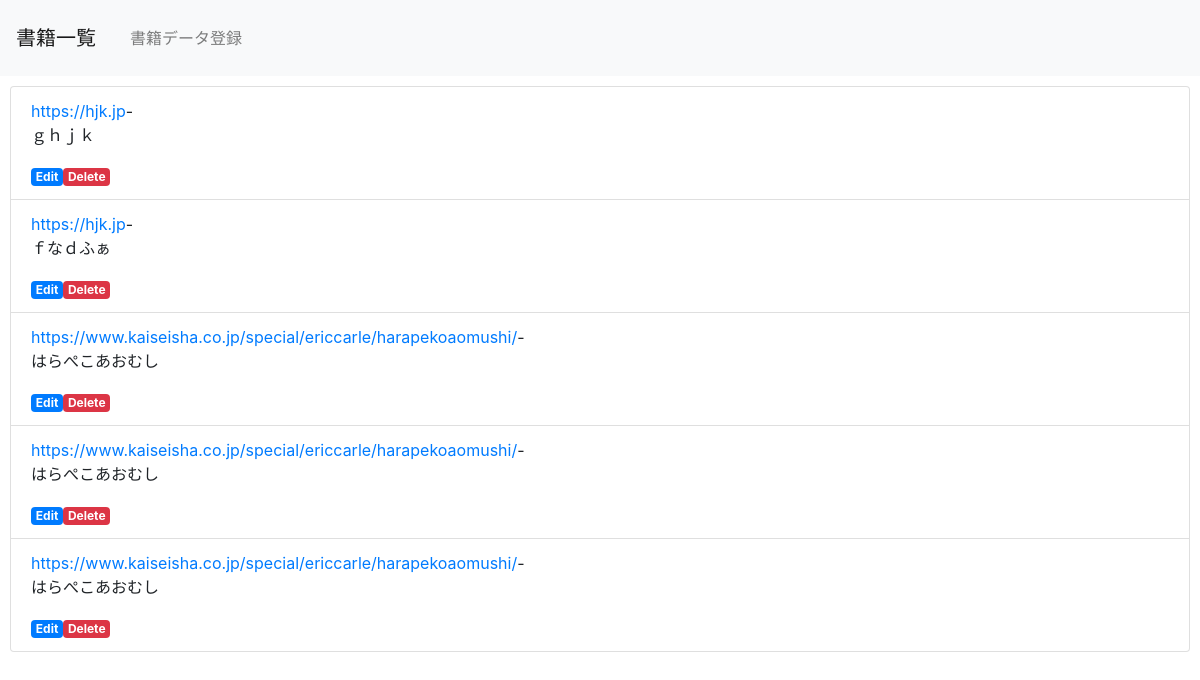
Screenshot of /kadai1/select.php with the database file from the repository.
### tables this page shows
CREATE TABLE `gs_bm_table` (
  `id` int(12) NOT NULL,
  `name` varchar(64) NOT NULL,
  `url` text NOT NULL,
  `comment` text NOT NULL,
  `indate` datetime NOT NULL
);

### kadai1/select.php (the view, shortened to what this page needs)
<?php
$pdo = connectToDb();
$sql = 'SELECT*FROM gs_bm_table';
$stmt = $pdo->prepare($sql);
$status = $stmt->execute();
$view = '';
if ($status == false) {
  $error = $stmt->errorInfo();
  exit('sqlError:' . $error[2]);
} else {
  while ($result = $stmt->fetch(PDO::FETCH_ASSOC)) {
    $view .= '<li class="list-group-item">';
    $view .= '<a href="' . $result['url'] . '">' . $result['url'] . '</a>' . '-' . '<p>' . $result['name'] . '</p>';
    $view .= '<a href="detail.php?id=' . $result['id'] . '" class="badge badge-primary">Edit</a>';
    $view .= '<a href="delete.php?id=' . $result['id'] . '" class="badge badge-danger">Delete</a>';
    $view .= '</li>';
  }
}
?>
<!DOCTYPE html>
<html lang="ja">
<head>
  <link rel="stylesheet" href="https://stackpath.bootstrapcdn.com/bootstrap/4.2.1/css/bootstrap.min.css">
</head>
<body>
  <header>
    <nav class="navbar navbar-expand-lg navbar-light bg-light">
      <a class="navbar-brand" href="#">書籍一覧</a>
      <div class="collapse navbar-collapse" id="navbarNav">
        <ul class="navbar-nav">
          <li class="nav-item">
            <a class="nav-link" href="index.php">書籍データ登録</a>
          </li>
        </ul>
      </div>
    </nav>
  </header>
  <div>
    <ul class="list-group">
      <?= $view ?>
    </ul>
  </div>
</body>
</html>

### kadai1/select.php (style rules this page uses)
div { padding: 10px; font-size: 16px; }

### rows the page displays
gs_bm_table: url "https://hjk.jp", name "ｇｈｊｋ"
gs_bm_table: url "https://hjk.jp", name "ｆなｄふぁ"
gs_bm_table: url "https://www.kaiseisha.co.jp/special/ericcarle/harapekoaomushi/", name "はらぺこあおむし"
gs_bm_table: url "https://www.kaiseisha.co.jp/special/ericcarle/harapekoaomushi/", name "はらぺこあおむし"
gs_bm_table: url "https://www.kaiseisha.co.jp/special/ericcarle/harapekoaomushi/", name "はらぺこあおむし"
